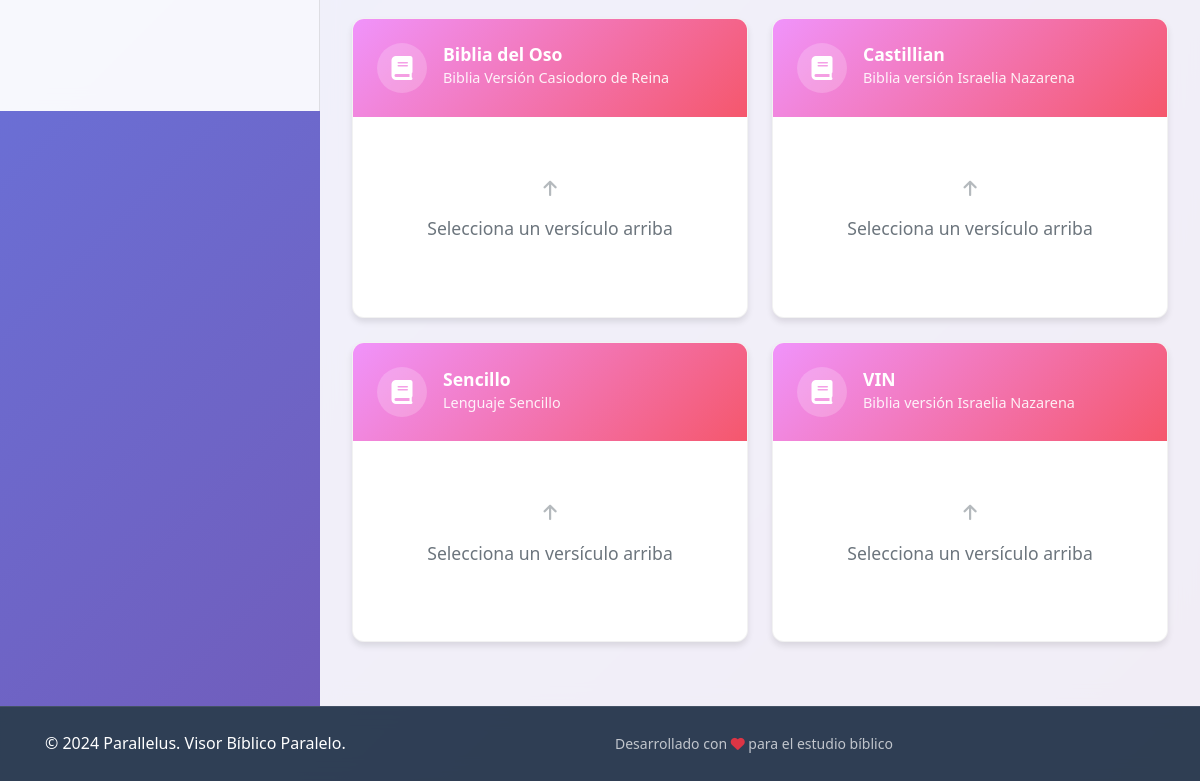
The app's page / (lower part), older data.
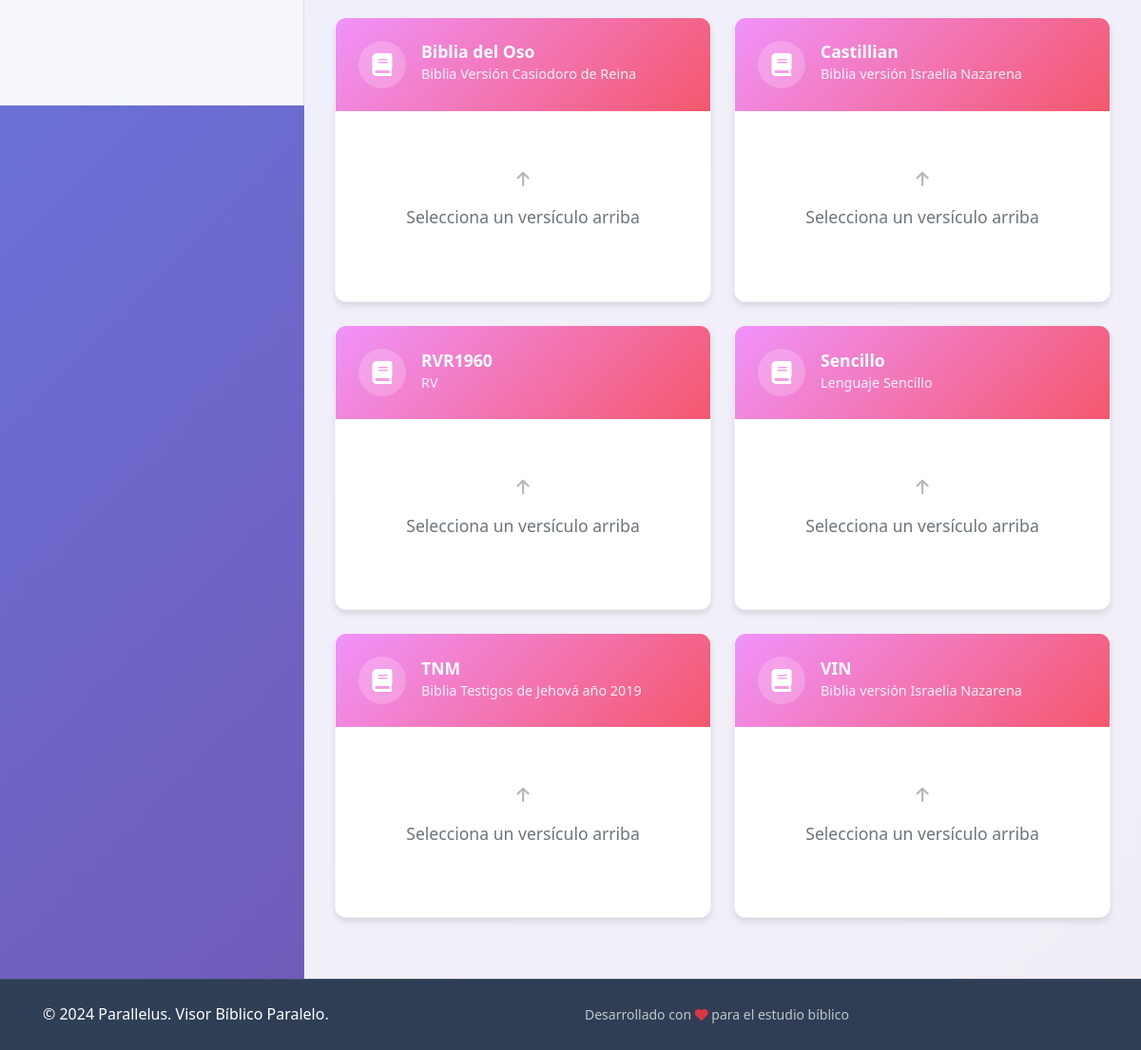
The same page, newer data.
### home/models.py (models this page shows, shortened)
class Bible(models.Model):
    name = models.CharField(
        max_length=50,
        help_text="Nombre interno del archivo"
    )
    label = models.CharField(
        max_length=50,
        blank=True,
        help_text="Nombre para mostrar"
    )
    description = models.CharField(
        max_length=100,
        blank=True,
        help_text="Descripción de la versión"
    )
    file = models.CharField(
        max_length=50,
        help_text="Nombre del archivo .bbli/.bblx"
    )
    visible = models.BooleanField(
        default=True,
        help_text="¿Es visible en la interfaz?"
    )
    activo = models.BooleanField(
        default=False,
        help_text="¿Está activa para mostrar en paralelo?"
    )
    class Meta:
        verbose_name = "Biblia"
        verbose_name_plural = "Biblias"
        ordering = ['label']

### home/views.py (the view)
# urls.py: path('', views.index, name="index"),
def index (request):
    books           = Book.objects.all()
    bibles          = Bible.objects.all()
    bibles_active   = Bible.objects.filter(activo=1)
    colors = ['#145cc9', '#1ac914', '#dc3545']
    return render(request, 'home/index.html', {'books': books, 'n' : range(1,30), 'bibles':bibles, 'bibles_active':bibles_active})

### home/templates/home/index.html (shortened to what this page needs)
<!DOCTYPE html>
<html lang="es">
    <head>
        {% load bootstrap4 %}
        {% bootstrap_css %}
        {% load static %}
        <link href="{% static 'home/custom.css' %}" rel="stylesheet">
        <link href="https://cdnjs.cloudflare.com/ajax/libs/font-awesome/6.0.0/css/all.min.css" rel="stylesheet">
    </head>
    <body>
        <div class="main-container">
            <div class="navigation-panel">
            </div>
            <div class="content-area">
                <div class="bible-versions-section">
                    <div class="bible-grid">
                        {% for bible in bibles_active %}
                        <div class="bible-card" id="bible-card-{{bible.id}}">
                            <div class="bible-header">
                                <div class="bible-icon">
                                    <i class="fas fa-book"></i>
                                </div>
                                <div class="bible-info">
                                    <h6 class="bible-title">{{ bible.label }}</h6>
                                    <small class="bible-description">{{ bible.description|default:"Traducción bíblica" }}</small>
                                </div>
                            </div>
                            <div class="bible-content">
                                <div class="bible-text" id="bible{{ bible.id }}">
                                    <div class="placeholder-text">
                                        <i class="fas fa-arrow-up text-muted"></i>
                                        <p class="text-muted">Selecciona un versículo arriba</p>
                                    </div>
                                </div>
                            </div>
                        </div>
                        {% endfor %}
                    </div>
                </div>
            </div>
        </div>
        <footer class="footer">
            <div class="container">
                <div class="row">
                    <div class="col-md-6">
                        <p class="mb-0">&copy; 2024 Parallelus. Visor Bíblico Paralelo.</p>
                    </div>
                    <div class="col-md-6 text-end">
                        <small class="text-muted">Desarrollado con <i class="fas fa-heart text-danger"></i> para el estudio bíblico</small>
                    </div>
                </div>
            </div>
        </footer>
    </body>
</html>

### home/static/home/custom.css (style rules this page uses)
:root { --primary-color: #2c3e50; --secondary-color: #3498db; --accent-color: #e74c3c; --success-color: #27ae60; --warning-color: #f39c12; --dark-color: #2c3e50; --light-color: #ecf0f1; --text-color: #2c3e50; --text-muted: #7f8c8d; --border-color: #bdc3c7; --shadow: 0 4px 6px rgba(0, 0, 0, 0.1); --shadow-hover: 0 8px 15px rgba(0, 0, 0, 0.15); --gradient-primary: linear-gradient(135deg, #667eea 0%, #764ba2 100%); --gradient-secondary: linear-gradient(135deg, #f093fb 0%, #f5576c 100%); --border-radius: 12px; --transition: all 0.3s ease; }
* { margin: 0; padding: 0; box-sizing: border-box; }
body { font-family: 'Segoe UI', Tahoma, Geneva, Verdana, sans-serif; line-height: 1.6; color: var(--text-color); background: linear-gradient(135deg, #667eea 0%, #764ba2 100%); min-height: 100vh; overflow-x: hidden; }
.main-container { display: flex; min-height: 100vh; padding-top: 80px; }
.navigation-panel { width: 320px; background: rgba(255, 255, 255, 0.95); backdrop-filter: blur(10px); border-right: 1px solid rgba(0, 0, 0, 0.1); padding: 2rem; position: fixed; height: calc(100vh - 80px); overflow-y: auto; z-index: 100; }
.content-area { flex: 1; margin-left: 320px; padding: 2rem; background: rgba(255, 255, 255, 0.9); backdrop-filter: blur(10px); min-height: calc(100vh - 80px); }
.placeholder-text { text-align: center; padding: 2rem; color: var(--text-muted); }
.placeholder-text i { margin-bottom: 1rem; opacity: 0.5; }
.bible-versions-section { margin-bottom: 2rem; }
.bible-grid { display: grid; grid-template-columns: repeat(auto-fit, minmax(400px, 1fr)); gap: 1.5rem; }
.bible-card { background: white; border-radius: var(--border-radius); box-shadow: var(--shadow); border: 1px solid rgba(0, 0, 0, 0.05); overflow: hidden; transition: var(--transition); }
.bible-header { background: var(--gradient-secondary); color: white; padding: 1.5rem; display: flex; align-items: center; gap: 1rem; }
.bible-icon { width: 50px; height: 50px; background: rgba(255, 255, 255, 0.2); border-radius: 50%; display: flex; align-items: center; justify-content: center; font-size: 1.5rem; }
.bible-info { flex: 1; }
.bible-title { margin: 0; font-weight: 600; font-size: 1.1rem; }
.bible-description { margin: 0; opacity: 0.9; font-size: 0.9rem; }
.bible-content { padding: 1.5rem; }
.bible-text { font-size: 1.1rem; line-height: 1.8; color: var(--text-color); min-height: 100px; display: flex; align-items: center; justify-content: center; }
.footer { background: rgba(44, 62, 80, 0.95); color: white; padding: 1.5rem 0; margin-top: auto; backdrop-filter: blur(10px); border-top: 1px solid rgba(255, 255, 255, 0.1); }
.footer p { margin: 0; }
.footer .text-muted { color: rgba(255, 255, 255, 0.7) !important; }
@media (max-width: 1200px) { .bible-grid { grid-template-columns: repeat(auto-fit, minmax(350px, 1fr)); } }
.bible-card { animation: fadeIn 0.6s ease-out; }
.bible-card:nth-child(1) { animation-delay: 0.1s; }
.bible-card:nth-child(2) { animation-delay: 0.2s; }
.bible-card:nth-child(3) { animation-delay: 0.3s; }
.bible-card:nth-child(4) { animation-delay: 0.4s; }

Row changes from the older to the newer data that the page shows:
added Bible: label "RVR1960", description "RV"
added Bible: label "TNM", description "Biblia Testigos de Jehová año 2019"
